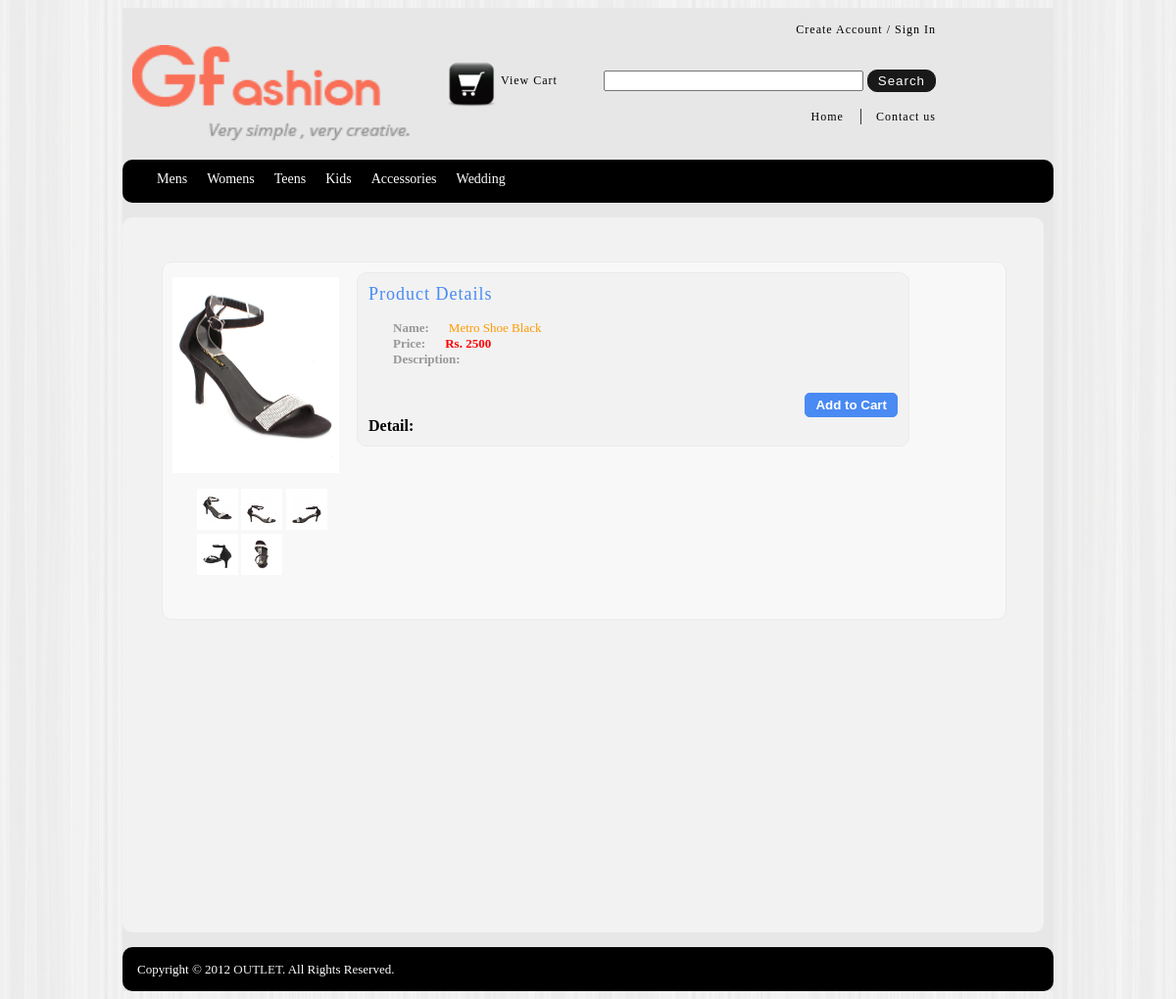
/product-detail.php?id=934, run on the app's committed database.
### tables this page shows
CREATE TABLE IF NOT EXISTS `products` (
  `id` int(11) NOT NULL AUTO_INCREMENT,
  `categoryid` int(11) NOT NULL,
  `sub_cat_id` int(11) NOT NULL,
  `title` varchar(80) NOT NULL,
  `description` text NOT NULL,
  `detail` text NOT NULL,
  `price` int(11) NOT NULL,
  `pic1` varchar(80) NOT NULL,
  `pic2` varchar(250) NOT NULL,
  `pic3` varchar(250) NOT NULL,
  `pic4` varchar(250) NOT NULL,
  `pic5` varchar(250) NOT NULL,
  `pic6` varchar(250) NOT NULL,
  `pic7` varchar(250) NOT NULL,
  `pic8` varchar(250) NOT NULL,
  `pic9` varchar(250) NOT NULL,
  `featured` enum('featured','normal') NOT NULL DEFAULT 'featured',
  `date_created` int(11) NOT NULL,
  `locked` enum('no','yes') NOT NULL DEFAULT 'no',
  `newarrival` enum('false','true') NOT NULL DEFAULT 'false',
  PRIMARY KEY (`id`)
);

### includes/classes/products.php (called while the page is built, shortened)
<?php
	class Products{
		private $db;
		function __construct($db){
			$this->db=$db;
		}
		function get_display_image($id){
			$row=$this->db->fetch_array_by_query("select * from products where id=$id");
			for ($i=1;$i<=9;$i++){
				if ($row['pic'.$i]!='')
					return $row['pic'.$i];
			}
			return 'no-image.gif';
		}
	}
	$pro=new Products($db);
?>

### includes/classes/db.php (called while the page is built, shortened)
<?php
	class Database{
		function query($query){
			$result=mysql_query($query);
			if(!$result){
				echo $this->err_msg = '<div style="border:dashed 1px #ff0000; background:#ffffcc; padding:10px; margin:5px; color:#ff0000">'.mysql_error().'<br><br>'.$query.'</div>';
				return false;
			}else{
				return $result;
			}
		}
		function fetch_array_by_query($query){
			$result=$this->query($query);
			return mysql_fetch_array($result);
		}
	}
?>

### product-detail.php (the view, shortened to what this page needs)
<?php
	include("includes/classes/db.php");
	include("includes/classes/cart.php");
	include("includes/classes/products.php");
	$id=intval($_REQUEST['id']);
	$query="select * from products where id=".$id;
	$p_row=$db->fetch_array_by_query($query);
?>
<!DOCTYPE html PUBLIC "-//W3C//DTD XHTML 1.0 Transitional//EN" "http://www.w3.org/TR/xhtml1/DTD/xhtml1-transitional.dtd">
<html xmlns="http://www.w3.org/1999/xhtml">
<head>
	<?php require("includes/common-header.php")?>
    <link rel="stylesheet" type="text/css" href="css/jquery.lightbox-0.5.css" media="screen" />
</head>
<body style=" background:url(images/My-white-wood-FF16.jpg);">
	<div id="outer-wrapper" >
		<?php require("includes/header.php")?>
		<?php require("includes/navi.php")?>
		<div id="content" style="height:300px;" >
            <div id="container" >
            	<form name="form1" method="post">
                    <div id="leftcontainer">
                        <img src="product-pics/<?php echo $pro->get_display_image($p_row['id']);?>" width="170px" height="200px" />
                        <div id="gallery" style="margin:0px;padding:0px;">
                            <ul>
                            	<?php
									$row=$db->fetch_array_by_query("select * from products where id=$id");
									$rows= array();
									for ($i=1;$i<=9;$i++){
										if ($row['pic'.$i]!='')
											$rows[]=$row['pic'.$i];
									}
									foreach($rows as $pic){
								?>
                                <li>
                                    <a href="product-pics/thumb1-<?php echo $pic;?>" title="">
                                        <img src="product-pics/thumb1-<?php echo $pic;?>" width="32" height="32" alt="" />
                                    </a>
                                </li>
                                <?php
									}
								?>
                            </ul>
                        </div>
                    </div>
                    <div id="centercontainer2" >
                        <h>Product Details</h>
                        <ul >
                            <li style="list-style:none;"><strong>Name:</strong><span style="margin-left:20px;color:#F90"><?php echo $p_row['title'];?></span></li>
                            <li style="list-style:none;"><strong>Price:</strong><span style="margin-left:20px;color:#F00"><b>Rs. <?php echo $p_row['price'];?></b></span></li>
                            <li style="list-style:none;"><strong>Description:</strong><span style="margin-left:20px;"><?php echo $p_row['description'];?></span></li>
                        </ul>
                                                <div align="right"><input type="button" id="btn" class="addToCart" onclick="addtocart(<?php echo $p_row['id']; ?>)" value="Add to Cart" /></div>
                        <div>
								<strong>Detail:</strong><?php echo stripslashes($p_row['detail']);?>
                        </div>
                    </div>
                 </form>
        	</div>
		</div>
		<?php require("includes/footer.php")?>
	</div>
</body>
</html>

### css/styles.css (style rules this page uses)
#outer-wrapper { margin:auto; width:950px; height:auto; background-color: #E7E7E7; }
h { font-size:18px; letter-spacing:1px; color: #498AF3; font-weight:700px; }
#content { width:920px; min-height:700px; margin:15px 0px; padding:15px 10px; border-radius:10px; background:#F2F2F2 !important; background: -moz-linear-gradient(top,#fe802a,#ff6801); background: -webkit-gradient(linear, left top, left bottom, from(#fe802a), to(#ff6801)); }
#leftcontainer { padding:5px 0px; width:170px; float:left; height:auto; }
#leftcontainer ul { padding:0px 0px 10px 25px; }
#leftcontainer li { list-style:disc;color:#979797; }
#leftcontainer a { text-decoration:none; color: #979797; font:13px verdana; }
#centercontainer2 { margin:0px 18px; padding:11px;width:540px; float:left; height:auto; border-radius:10px; border:1px solid #EBEBEB; background:#F2F2F2; }
#centercontainer2 ul { padding:0px 0px 10px 25px; }
#centercontainer2 li { list-style:disc;color:#979797; font:13px Verdana; }
#btn { padding:4px 10px; font-weight:600; color:#FFFFFF; background: #498AF3; border-radius:5px; border:1px solid #498AF3; }
#container { float:left; height:auto; border-radius:10px; border:1px solid #EBEBEB; background:#F8F8F8;width:840px; margin:30px;padding:10px; }

### product-detail.php (style rules this page uses)
#gallery { padding-left: 5px; margin:0px; }
#gallery ul { list-style: none; }
#gallery ul li { display: inline; }
#gallery ul img { border: 5px solid #FFF; }

### data on the page
products: id+pic1 (picture), pic1 (picture), pic2 (picture), pic3 (picture), pic4 (picture), pic5 (picture), title "Metro Shoe Black", price "2500"
